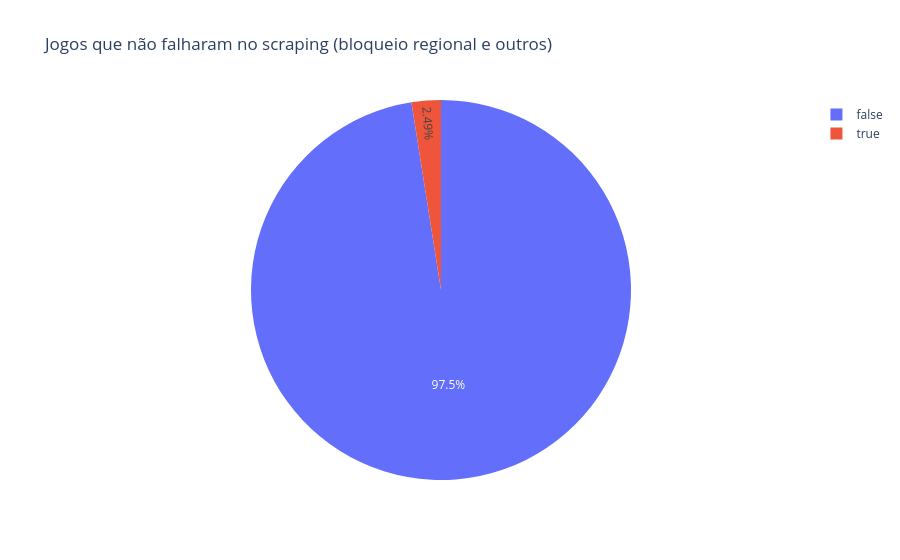

Source (notebook cell):
### Code cell
px.pie(steam_db_relevant_games, names='failed', title='Jogos que não falharam no scraping (bloqueio regional e outros)')

### Figure 1 — Plotly figure (JSON) as saved in the notebook; plotly's stock layout.template omitted (floating-point values rounded to 4 significant figures; data arrays with more than 128 entries replaced by an {"elided": "..."} marker saying what was removed)
{"data": [{"domain": {"x": [0, 1], "y": [0, 1]}, "hovertemplate": "failed=%{label}<extra></extra>", "labels": {"elided": "6026 bool values"}, "legendgroup": "", "name": "", "showlegend": true, "type": "pie"}], "layout": {"legend": {"tracegroupgap": 0}, "title": {"text": "Jogos que não falharam no scraping (bloqueio regional e outros)"}}}
